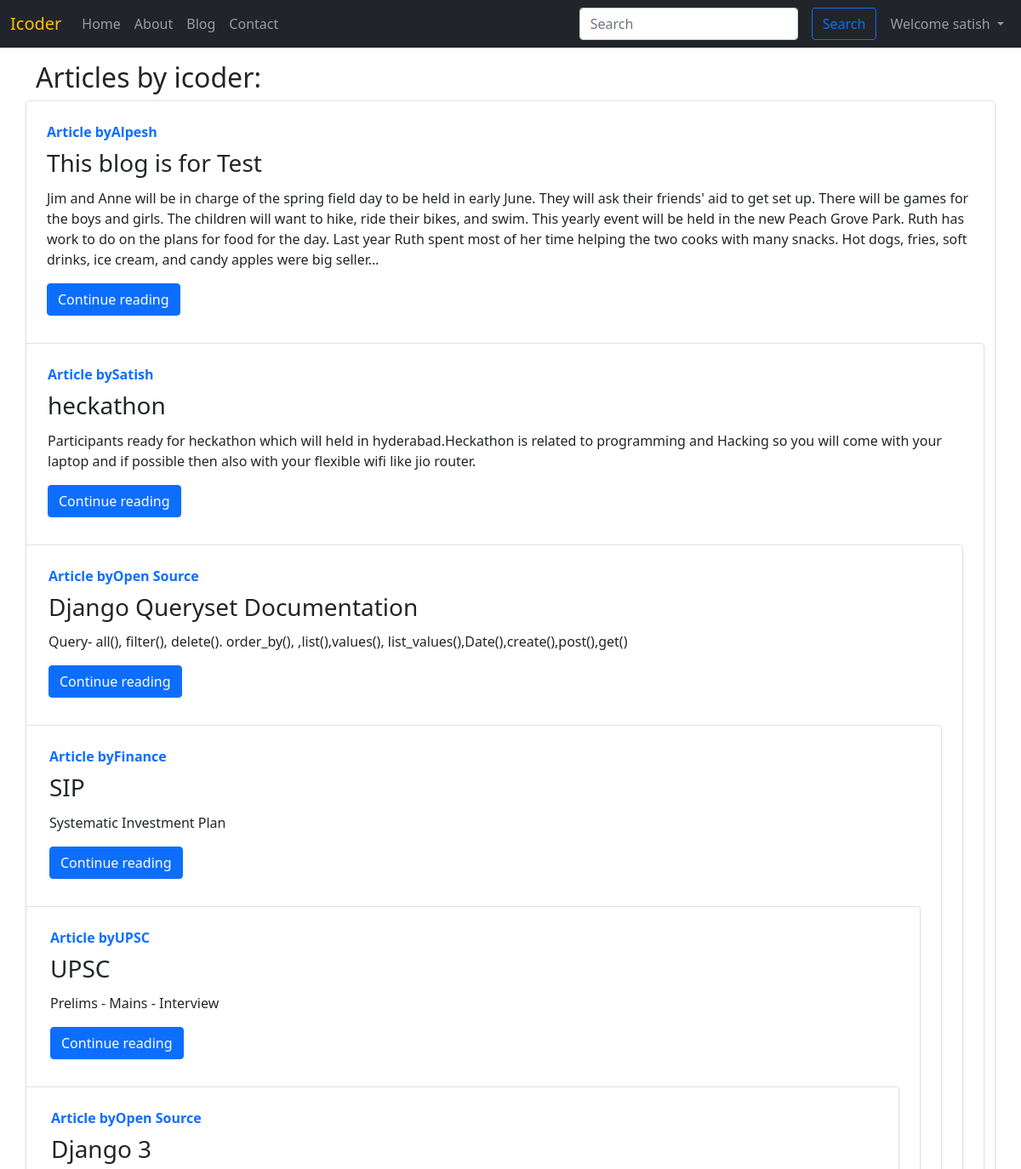
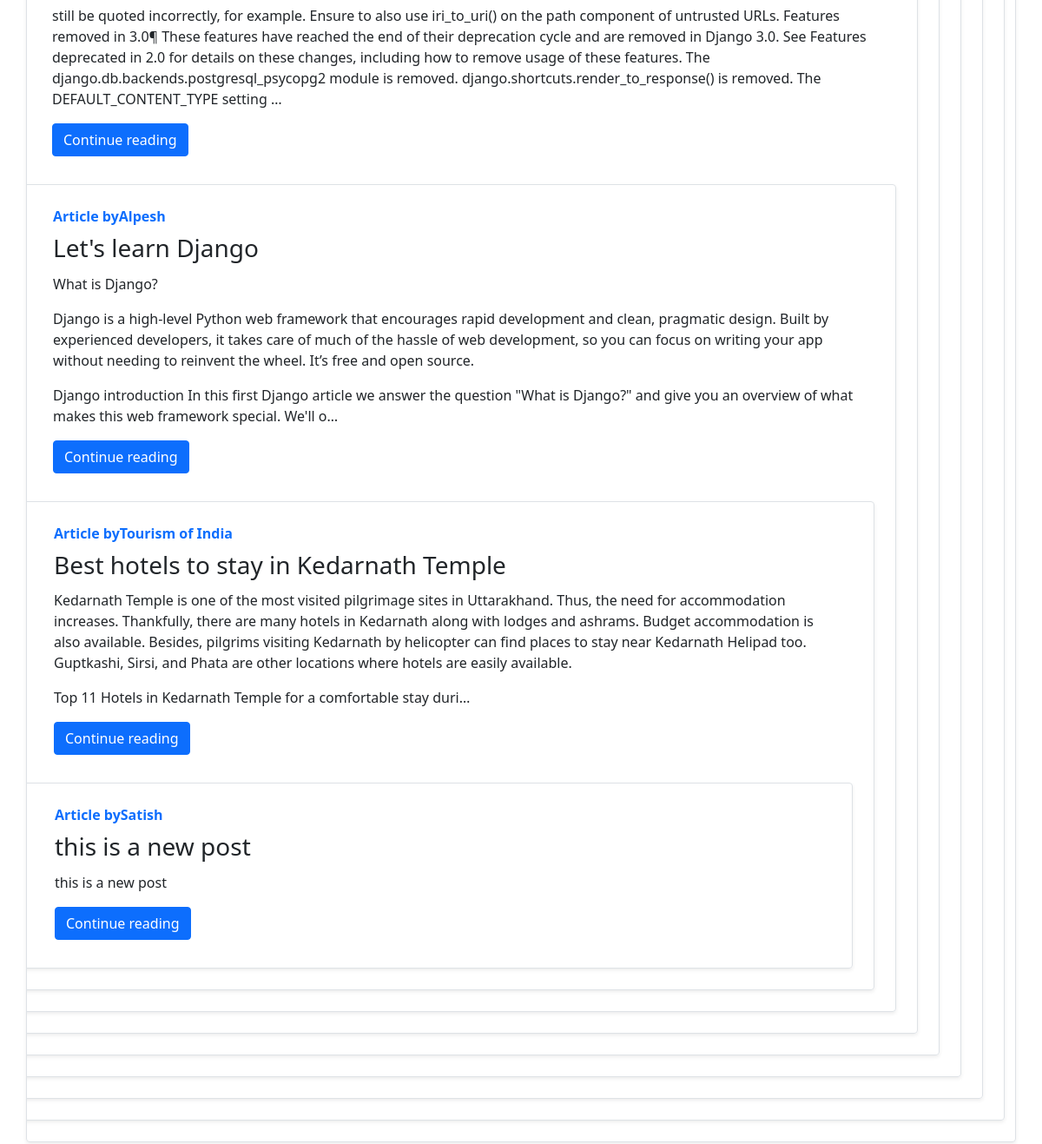
Page /blog/ (signed in) on the committed database (2 pictures, top to bottom).
### blog/models.py (models this page shows, shortened)
class Post(models.Model):
    sno = models.AutoField(auto_created = True,primary_key = True)
    title = models.CharField(max_length=255, null=False, blank=False)
    content = models.TextField(null=False, blank=False)
    author = models.CharField(max_length=70, null=False, blank=False)
    slug = models.CharField(max_length=130, null=False, blank=False)
    timestamp = models.DateTimeField(null=False, blank=False)

### blog/views.py (the view)
# urls.py: path('', views.blogHome, name='blogHome'),
def blogHome(request):
    allPosts = Post.objects.all()
    context = {"allPosts": allPosts}
    return render(request, "blog/blogHome.html", context)

### templates/blog/blogHome.html (shortened to what this page needs)
{% extends 'base.html' %}
{% block body%}
<div class="container mt-3 my-3">
    <h2>Articles by icoder:</h2>
    {% for post in allPosts %}
    <div class="row no-gutters border rounded overflow-hidden flex-md-row mb-4 shadow-sm h-md-250 position-relative">
      <div class="col p-4 d-flex flex-column position-static">
        <strong class="d-inline-block mb-2 text-primary">Article by{{post.author}}</strong>
        <h3 class="text-dark" href="/blog/{{post.slug}}">{{post.title}}</a></h3>
        <p class="card-text mb-auto"><div class="preview">{{post.content|safe| truncatechars:500 }}</p>
        <div class="my-2">
           <a href="/blog/{{post.slug}}" role="button" class="btn btn-primary">Continue reading</a>
        </div>
      </div>
    </div>
    {% endfor %}
</div>
{% endblock body %}

### templates/base.html (shortened to what this page needs)
<!doctype html>
<html lang="en">
<head>
  <link href="https://cdn.jsdelivr.net/npm/bootstrap@5.0.2/dist/css/bootstrap.min.css" rel="stylesheet"
>
</head>
<body>
  <nav class="navbar navbar-expand-lg navbar-dark bg-dark">
    <div class="container-fluid">
      <a class="navbar-brand text-warning" href="/">Icoder</a>
      <div class="collapse navbar-collapse" id="navbarSupportedContent">
        <ul class="navbar-nav me-auto mb-2 mb-lg-0">
          <li class="nav-item {% block homeactive %} {% endblock homeactive%}">
            <a class="nav-link" href="/">Home</a>
          </li>
          <li class="nav-item {% block aboutactive %} {% endblock aboutactive%}">
            <a class="nav-link" href="/about">About</a>
          </li>
          <li class="nav-item {% block blogactive %} {% endblock blogactive%}">
            <a class="nav-link" href="/blog">Blog</a>
          </li>
          <li class="nav-item {% block contactactive %} {% endblock contactactive%}">
            <a class="nav-link" href="/contact">Contact</a>
          </li>
        </ul>
        <form method="get" action="/search" class="d-flex">
          <input class="form-control mx-2" type="search" placeholder="Search" aria-label="Search" name="query"
            id="query">
          <button class="btn btn-outline-primary mx-2" type="submit">Search</button>
        </form>
        {% if user.is_authenticated %}
        <ul class="navbar-nav mr-2">
          <li class="nav-item dropdown">
            <a class="nav-link dropdown-toggle" href="#" id="navbarDropdown" role="button" data-bs-toggle="dropdown"
              aria-expanded="false">
              Welcome {{request.user}}
            </a>
          </li>
        </ul>
        {% endif %}
      </div>
  </nav>
  {% block body%}
  {% endblock body %}
</body>
</html>

### rows in the picture
Post: author "Alpesh", title "This blog is for Test", content "Jim and Anne will be in charge of the spring field day to be held in early June. They will ask their friends' aid to get set up. There will be games for the boys and girls. The children will want to hike, ride their bikes, and swim. This yearly event will be held in the new Peach Grove Park. Ruth has work to do on the plans for food for the day. Last year Ruth spent most of her time helping the two cooks with many snacks. Hot dogs, fries, soft drinks, ice cream, and candy apples were big seller…"
Post: author "Satish", title "heckathon", content "Participants ready for heckathon which will held in hyderabad.Heckathon is related to programming and Hacking so you will come with your laptop and if possible then also with your flexible wifi like jio router."
Post: author "Open Source", title "Django Queryset Documentation", content "Query- all(), filter(), delete(). order_by(), ,list(),values(), list_values(),Date(),create(),post(),get()"
Post: author "Finance", title "SIP", content "Systematic Investment Plan"
Post: author "UPSC", title "UPSC", content "Prelims - Mains - Interview"
Post: author "Open Source", title "Django 3", content "still be quoted incorrectly, for example. Ensure to also use iri_to_uri() on the path component of untrusted URLs. Features removed in 3.0¶ These features have reached the end of their deprecation cycle and are removed in Django 3.0. See Features deprecated in 2.0 for details on these changes, including how to remove usage of these features. The django.db.backends.postgresql_psycopg2 module is removed. django.shortcuts.render_to_response() is removed. The DEFAULT_CONTENT_TYPE setting …"
Post: author "Alpesh", title "Let's learn Django", content "What is Django? Django is a high-level Python web framework that encourages rapid development and clean, pragmatic design. Built by experienced developers, it takes care of much of the hassle of web development, so you can focus on writing your app without needing to reinvent the wheel. It’s free and open source. Django introduction In this first Django article we answer the question \"What is Django?\" and give you an overview of what makes this web framework special. We'll o…"
Post: author "Tourism of India", title "Best hotels to stay in Kedarnath Temple", content "Kedarnath Temple is one of the most visited pilgrimage sites in Uttarakhand. Thus, the need for accommodation increases. Thankfully, there are many hotels in Kedarnath along with lodges and ashrams. Budget accommodation is also available. Besides, pilgrims visiting Kedarnath by helicopter can find places to stay near Kedarnath Helipad too. Guptkashi, Sirsi, and Phata are other locations where hotels are easily available. Top 11 Hotels in Kedarnath Temple for a comfortable stay duri…"
Post: author "Satish", title "this is a new post", content "this is a new post"

### other values in the picture
{{ request.user }} "satish"
